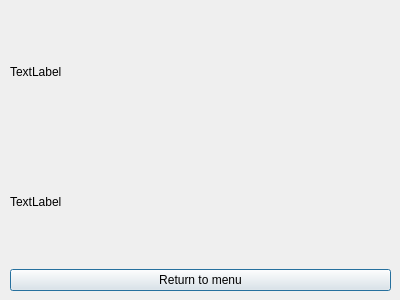
<?xml version="1.0" encoding="UTF-8"?>
<ui version="4.0">
 <class>ServerDialog</class>
 <widget class="QDialog" name="ServerDialog">
  <property name="geometry">
   <rect>
    <x>0</x>
    <y>0</y>
    <width>400</width>
    <height>300</height>
   </rect>
  </property>
  <property name="windowTitle">
   <string>Waiting for connection</string>
  </property>
  <widget class="QWidget" name="verticalLayoutWidget">
   <property name="geometry">
    <rect>
     <x>10</x>
     <y>10</y>
     <width>381</width>
     <height>281</height>
    </rect>
   </property>
   <layout class="QVBoxLayout" name="verticalLayout">
    <item>
     <widget class="QLabel" name="port_label">
      <property name="text">
       <string>TextLabel</string>
      </property>
     </widget>
    </item>
    <item>
     <widget class="QLabel" name="status_label">
      <property name="text">
       <string>TextLabel</string>
      </property>
      <property name="alignment">
       <set>Qt::AlignLeading|Qt::AlignLeft|Qt::AlignVCenter</set>
      </property>
     </widget>
    </item>
    <item>
     <widget class="QPushButton" name="back_button">
      <property name="text">
       <string>Return to menu</string>
      </property>
     </widget>
    </item>
   </layout>
  </widget>
 </widget>
 <resources/>
 <connections/>
</ui>
